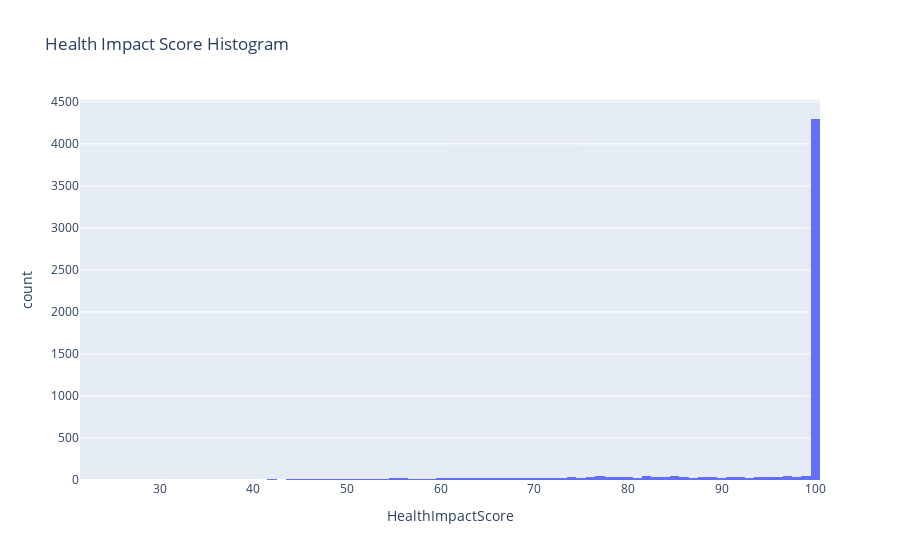

The cell this chart's notebook holds for it:
### Code cell
fig = px.histogram(df, x = 'HealthImpactScore', title='Health Impact Score Histogram')
fig.show()
plt.savefig('Health Impact Score Histogram')

### Figure 1 — Plotly figure (JSON) as saved in the notebook; plotly's stock layout.template omitted (floating-point values rounded to 4 significant figures; data arrays with more than 128 entries replaced by an {"elided": "..."} marker saying what was removed)
{"data": [{"alignmentgroup": "True", "bingroup": "x", "hovertemplate": "HealthImpactScore=%{x}<br>count=%{y}<extra></extra>", "legendgroup": "", "marker": {"color": "#636efa", "pattern": {"shape": ""}}, "name": "", "offsetgroup": "", "orientation": "v", "showlegend": false, "type": "histogram", "x": {"elided": "5811 float values"}, "xaxis": "x", "yaxis": "y"}], "layout": {"autosize": true, "barmode": "relative", "legend": {"tracegroupgap": 0}, "title": {"text": "Health Impact Score Histogram"}, "xaxis": {"anchor": "y", "autorange": true, "domain": [0, 1], "range": [21.5, 100.5], "title": {"text": "HealthImpactScore"}, "type": "linear"}, "yaxis": {"anchor": "x", "autorange": true, "domain": [0, 1], "range": [0, 4522.0], "title": {"text": "count"}}}}
